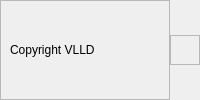
        <widget class="QWidget" name="footerContainer" native="true">
         <layout class="QHBoxLayout" name="horizontalLayout_10">
          <property name="spacing">
           <number>0</number>
          </property>
          <property name="leftMargin">
           <number>0</number>
          </property>
          <property name="topMargin">
           <number>0</number>
          </property>
          <property name="rightMargin">
           <number>0</number>
          </property>
          <property name="bottomMargin">
           <number>0</number>
          </property>
          <item>
           <widget class="QFrame" name="frame_10">
            <property name="frameShape">
             <enum>QFrame::StyledPanel</enum>
            </property>
            <property name="frameShadow">
             <enum>QFrame::Raised</enum>
            </property>
            <layout class="QHBoxLayout" name="horizontalLayout_11">
             <item>
              <widget class="QLabel" name="label_15">
               <property name="text">
                <string>Copyright VLLD</string>
               </property>
              </widget>
             </item>
            </layout>
           </widget>
          </item>
          <item>
           <widget class="QFrame" name="sizeGrip">
            <property name="minimumSize">
             <size>
              <width>30</width>
              <height>30</height>
             </size>
            </property>
            <property name="maximumSize">
             <size>
              <width>30</width>
              <height>30</height>
             </size>
            </property>
            <property name="frameShape">
             <enum>QFrame::StyledPanel</enum>
            </property>
            <property name="frameShadow">
             <enum>QFrame::Raised</enum>
            </property>
           </widget>
          </item>
         </layout>
        </widget>
